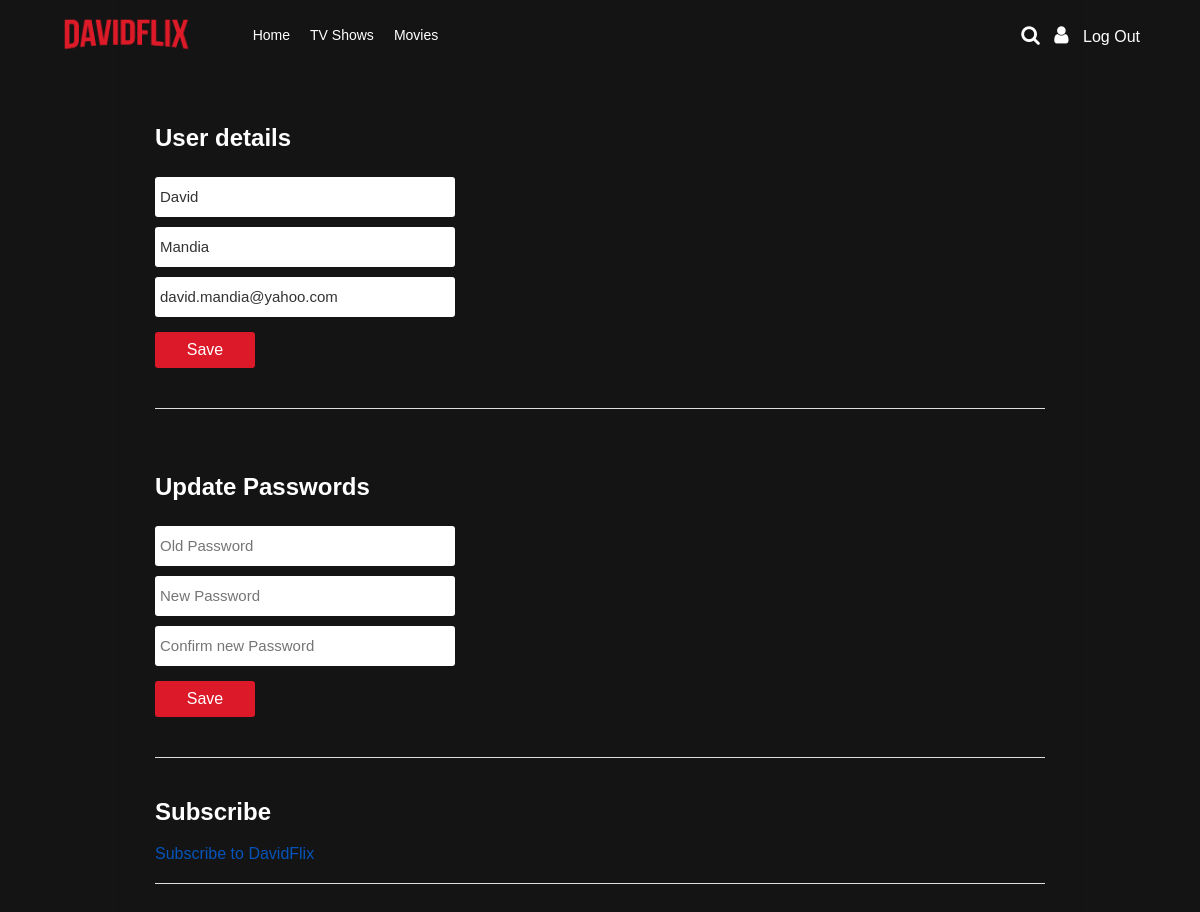
The app's page /profile.php (signed in) with its own data.
### tables this page shows
CREATE TABLE `users` (
  `id` int NOT NULL,
  `firstName` varchar(25) NOT NULL,
  `lastName` varchar(25) NOT NULL,
  `username` varchar(50) NOT NULL,
  `email` varchar(100) NOT NULL,
  `password` varchar(255) NOT NULL,
  `signUpDate` datetime NOT NULL DEFAULT CURRENT_TIMESTAMP,
  `isSubscribed` tinyint NOT NULL DEFAULT '0'
);

### includes/classes/User.php (called while the page is built, shortened)
<?php
class User
{
    private $con, $sqlData;
    public function __construct($con, $username)
    {
        $query = $con->prepare("SELECT * FROM users WHERE username=:username");
        $query->bindValue(":username", $username);
        $query->execute();
        $this->sqlData = $query->fetch(PDO::FETCH_ASSOC);
    }
    public function getFirstName()
    {
        return $this->sqlData["firstName"];
    }
    public function getLastName()
    {
        return $this->sqlData["lastName"];
    }
    public function getEmail()
    {
        return $this->sqlData["email"];
    }
    public function getIsSubscribed()
    {
        return $this->sqlData["isSubscribed"];
    }
}

### profile.php (the view, shortened to what this page needs)
<?php
require_once("includes/header.php");
$user = new User($con, $userLoggedIn);
?>
<div class='settingsContainer column'>
    <div class='formSection'>
        <form method="POST">
            <?php
            $firstName = isset($_POST["firstName"]) ? $_POST["firstName"] : $user->getFirstName();
            $lastName = isset($_POST["lastName"]) ? $_POST["lastName"] : $user->getLastName();
            $email = isset($_POST["email"]) ? $_POST["email"] : $user->getEmail();
            ?>
            <h2>User details</h2>
            <input type="text" name="firstName" placeholder="First Name" value="<?php echo $firstName; ?>">
            <input type="text" name="lastName" placeholder="Last Name" value="<?php echo $lastName; ?>">
            <input type="email" name="email" placeholder="Email" value="<?php echo $email; ?>">
            <input type="submit" name="saveDetailsButton" value='Save'>
        </form>
    </div>
    <div class='formSection'>
        <form method="POST">
            <h2>Update Passwords</h2>
            <input type="password" name="oldPassword" placeholder="Old Password">
            <input type="password" name="newPassword" placeholder="New Password">
            <input type="password" name="newPassword2" placeholder="Confirm new Password">
            <input type="submit" name="savePasswordButton" value='Save'>
        </form>
    </div>
    <div class='formSection'>
        <h2>Subscribe</h2>
        <?php
        if ($user->getIsSubscribed()) {
            echo "<h3> You are subscribed! Go To PayPal to cancel</h3>";
        } else {
            echo "<a href='billing.php'>Subscribe to DavidFlix</a>";
        }
        ?>
    </div>
</div>

### assets/style/style.css (style rules this page uses)
html, body { height: 100%; padding: 0; margin: 0; }
* { font-family: Arial, Helvetica, sans-serif; color: #333; box-sizing: border-box; }
.column { background-color: #fff; min-height: 300px; max-height: 100%; width: 450px; box-shadow: rgba(0,0,0, 0.1) 0 1px 2px; padding: 20px 35px; overflow-y: auto; }
.column form { display: flex; flex-direction: column; padding-top: 24px; }
.column form input[type="text"], .column form input[type="email"], .column form input[type="password"] { font-size: 14px; margin: 10px 0; border: none; border-bottom: 1px solid #dedede; }
.column form input[type="submit"] { background-color: #4285f4; color: #fff; height: 36px; width: 88px; border: none; border-radius: 3px; font-weight: 500; margin-top: 10px; margin-bottom: 20px; font-size: 16px; }
.settingsContainer { padding-top: 60px; background-color: transparent; width: 80%; margin-left: auto; margin-right: auto; }
.settingsContainer h2 { color: #fff; }
.settingsContainer .formSection { display: flex; flex-direction: column; margin: 20px 0; border-bottom: 1px solid #dedede; padding-bottom: 20px; }
.settingsContainer form input[type="text"], .settingsContainer form input[type="email"], .settingsContainer form input[type="password"] { width: 300px; height: 40px; font-size: 15px; margin: 5px 0; border: none; border-radius: 3px; padding: 0 5px; }
.settingsContainer form input[type="submit"] { background-color: #dc1928; width: 100px; height: 40; }
a { color: #0654ba; text-decoration: none; }

### records on screen
users: firstName "David", lastName "Mandia", email "david.mandia@yahoo.com"
